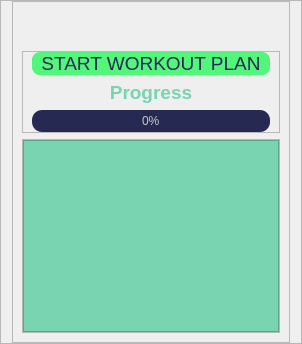
                  <widget class="QFrame" name="frame_47">
                   <property name="frameShape">
                    <enum>QFrame::StyledPanel</enum>
                   </property>
                   <property name="frameShadow">
                    <enum>QFrame::Raised</enum>
                   </property>
                   <layout class="QVBoxLayout" name="verticalLayout_18">
                    <property name="topMargin">
                     <number>0</number>
                    </property>
                    <property name="bottomMargin">
                     <number>0</number>
                    </property>
                    <item>
                     <widget class="QFrame" name="frame_48">
                      <property name="frameShape">
                       <enum>QFrame::StyledPanel</enum>
                      </property>
                      <property name="frameShadow">
                       <enum>QFrame::Raised</enum>
                      </property>
                      <layout class="QVBoxLayout" name="verticalLayout_34">
                       <item>
                        <spacer name="verticalSpacer_2">
                         <property name="orientation">
                          <enum>Qt::Vertical</enum>
                         </property>
                         <property name="sizeHint" stdset="0">
                          <size>
                           <width>20</width>
                           <height>40</height>
                          </size>
                         </property>
                        </spacer>
                       </item>
                       <item>
                        <widget class="QFrame" name="frame_51">
                         <property name="frameShape">
                          <enum>QFrame::StyledPanel</enum>
                         </property>
                         <property name="frameShadow">
                          <enum>QFrame::Raised</enum>
                         </property>
                         <layout class="QVBoxLayout" name="verticalLayout_33">
                          <property name="topMargin">
                           <number>0</number>
                          </property>
                          <property name="bottomMargin">
                           <number>0</number>
                          </property>
                          <item>
                           <widget class="QPushButton" name="pushButton_start_workout_plan_2">
                            <property name="minimumSize">
                             <size>
                              <width>200</width>
                              <height>0</height>
                             </size>
                            </property>
                            <property name="font">
                             <font>
                              <pointsize>14</pointsize>
                             </font>
                            </property>
                            <property name="styleSheet">
                             <string notr="true">QPushButton {
	border: none;
	border-radius: 8px;
	
	color: rgb(38, 41, 82);
	
	background-color: rgb(82, 246, 123);
}
QPushButton:hover{
	
	background-color: rgba(255, 170, 0, 150);
}</string>
                            </property>
                            <property name="text">
                             <string>START WORKOUT PLAN</string>
                            </property>
                           </widget>
                          </item>
                          <item>
                           <widget class="QLabel" name="label_34">
                            <property name="maximumSize">
                             <size>
                              <width>16777215</width>
                              <height>16777215</height>
                             </size>
                            </property>
                            <property name="font">
                             <font>
                              <pointsize>14</pointsize>
                             </font>
                            </property>
                            <property name="styleSheet">
                             <string notr="true">color: rgb(120, 212, 177);</string>
                            </property>
                            <property name="text">
                             <string>&lt;strong&gt;Progress&lt;/strong&gt;</string>
                            </property>
                            <property name="alignment">
                             <set>Qt::AlignCenter</set>
                            </property>
                           </widget>
                          </item>
                          <item>
                           <widget class="QProgressBar" name="progressBar_plan_2">
                            <property name="styleSheet">
                             <string notr="true">QProgressBar {
	
	
	background-color: rgb(38, 41, 81);
	color: rgb(200, 200, 200);
	border-style: none;
	border-radius: 10px;
	text-align: center;
}
QProgressBar::chunk{
	border-radius: 10px;
	background-color: qlineargradient(spread:pad, x1:0, y1:0.511364, x2:1, y2:0.523, stop:0 rgba(254, 121, 199, 255), stop:1 rgba(170, 85, 255, 255));
}</string>
                            </property>
                            <property name="value">
                             <number>0</number>
                            </property>
                           </widget>
                          </item>
                         </layout>
                        </widget>
                       </item>
                       <item>
                        <widget class="QFrame" name="frame_55">
                         <property name="frameShape">
                          <enum>QFrame::StyledPanel</enum>
                         </property>
                         <property name="frameShadow">
                          <enum>QFrame::Raised</enum>
                         </property>
                         <layout class="QVBoxLayout" name="verticalLayout_32">
                          <property name="spacing">
                           <number>0</number>
                          </property>
                          <property name="leftMargin">
                           <number>0</number>
                          </property>
                          <property name="topMargin">
                           <number>0</number>
                          </property>
                          <property name="rightMargin">
                           <number>0</number>
                          </property>
                          <property name="bottomMargin">
                           <number>0</number>
                          </property>
                          <item>
                           <widget class="QListWidget" name="listWidget_text_msg_plan2">
                            <property name="minimumSize">
                             <size>
                              <width>0</width>
                              <height>100</height>
                             </size>
                            </property>
                            <property name="maximumSize">
                             <size>
                              <width>16777215</width>
                              <height>16777215</height>
                             </size>
                            </property>
                            <property name="font">
                             <font>
                              <pointsize>12</pointsize>
                             </font>
                            </property>
                            <property name="styleSheet">
                             <string notr="true">background-color: rgb(120, 212, 177);
color: rgb(42, 44, 87);</string>
                            </property>
                           </widget>
                          </item>
                         </layout>
                        </widget>
                       </item>
                      </layout>
                     </widget>
                    </item>
                   </layout>
                  </widget>
